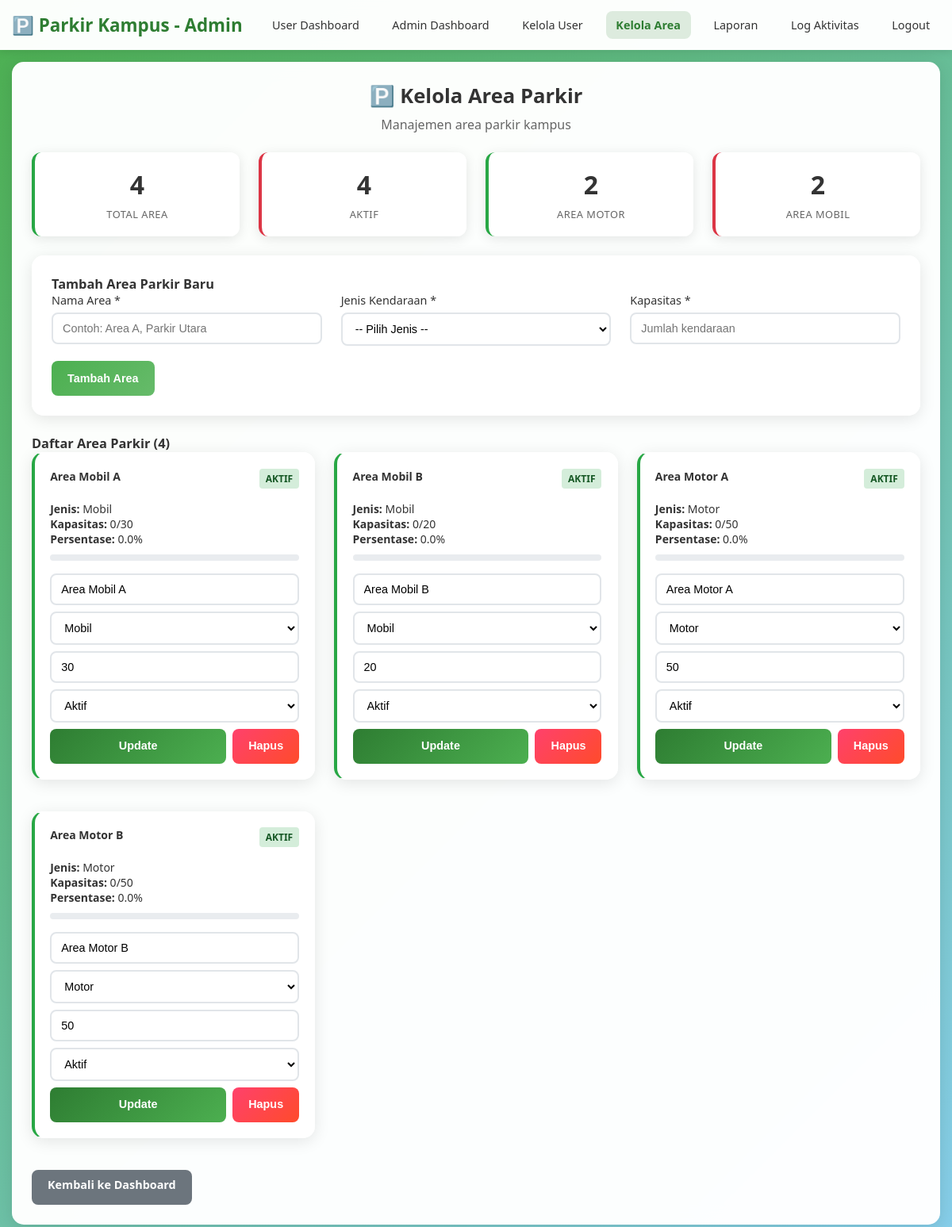
Page /admin/areas.php (signed in) on the committed database.
### tables this page shows
CREATE TABLE area_parkir (
    id INT AUTO_INCREMENT PRIMARY KEY,
    nama_area VARCHAR(50) NOT NULL,
    jenis_kendaraan ENUM('motor', 'mobil') NOT NULL,
    kapasitas INT NOT NULL,
    terisi INT DEFAULT 0,
    status ENUM('aktif', 'maintenance') DEFAULT 'aktif'
);

### admin/areas.php (the view, shortened to what this page needs)
<?php
$pdo = getConnection();
$areas = $pdo->query("SELECT * FROM area_parkir ORDER BY status, nama_area")->fetchAll(PDO::FETCH_ASSOC);
$total_areas = count($areas);
$active_areas = array_filter($areas, fn($area) => $area['status'] === 'aktif');
$motor_areas = array_filter($areas, fn($area) => $area['jenis_kendaraan'] === 'motor');
$mobil_areas = array_filter($areas, fn($area) => $area['jenis_kendaraan'] === 'mobil');
?>
<!DOCTYPE html>
<html lang="id">
<head>
    <link rel="stylesheet" href="admin-style.css">
</head>
<body>
    <header class="header">
        <nav class="nav">
            <a href="../index.php" class="logo">🅿️ Parkir Kampus - Admin</a>
            <ul class="nav-links" id="nav-links">
                <li><a href="../index.php">User Dashboard</a></li>
                <li><a href="index.php">Admin Dashboard</a></li>
                <li><a href="users.php">Kelola User</a></li>
                <li><a href="areas.php" class="active">Kelola Area</a></li>
                <li><a href="reports.php">Laporan</a></li>
                <li><a href="logs.php">Log Aktivitas</a></li>
                <li><a href="../logout.php">Logout</a></li>
            </ul>
        </nav>
    </header>
    <div class="container">
        <div class="card">
            <div class="card-header">
                <h1 class="card-title">🅿️ Kelola Area Parkir</h1>
                <p class="card-subtitle">Manajemen area parkir kampus</p>
            </div>
            <div class="grid grid-4 mb-3">
                <div class="status-card status-available">
                    <div class="status-number"><?= $total_areas ?></div>
                    <div class="status-label">Total Area</div>
                </div>
                <div class="status-card status-occupied">
                    <div class="status-number"><?= count($active_areas) ?></div>
                    <div class="status-label">Aktif</div>
                </div>
                <div class="status-card status-available">
                    <div class="status-number"><?= count($motor_areas) ?></div>
                    <div class="status-label">Area Motor</div>
                </div>
                <div class="status-card status-occupied">
                    <div class="status-number"><?= count($mobil_areas) ?></div>
                    <div class="status-label">Area Mobil</div>
                </div>
            </div>
            <div class="card mb-3">
                <h3>Tambah Area Parkir Baru</h3>
                <form method="POST">
                    <div class="grid grid-3">
                        <div class="form-group">
                            <label class="form-label">Nama Area *</label>
                            <input type="text" name="nama_area" class="form-input" required
                                   placeholder="Contoh: Area A, Parkir Utara">
                        </div>
                        <div class="form-group">
                            <label class="form-label">Jenis Kendaraan *</label>
                            <select name="jenis_kendaraan" class="form-select" required>
                                <option value="">-- Pilih Jenis --</option>
                            </select>
                        </div>
                        <div class="form-group">
                            <label class="form-label">Kapasitas *</label>
                            <input type="number" name="kapasitas" class="form-input" required
                                   min="1" max="1000" placeholder="Jumlah kendaraan">
                        </div>
                    </div>
                    <button type="submit" class="btn btn-primary">Tambah Area</button>
                </form>
            </div>
<h3>Daftar Area Parkir (<?= $total_areas ?>)</h3>
<?php if (empty($areas)): ?>
    <div class="alert alert-warning">
        Belum ada area parkir yang terdaftar.
    </div>
<?php else: ?>
    <div class="grid grid-2">
        <?php foreach ($areas as $area): ?>
            <div class="card area-card <?= $area['status'] === 'aktif' ? 'area-aktif' : 'area-nonaktif' ?>">
                <div style="display: flex; justify-content: space-between; align-items: start; margin-bottom: 1rem;">
                    <h4 style="margin: 0; flex: 1;"><?= htmlspecialchars($area['nama_area']) ?></h4>
                    <span class="status-badge <?= $area['status'] === 'aktif' ? 'status-aktif' : 'status-nonaktif' ?>">
                        <?= strtoupper($area['status']) ?>
                    </span>
                </div>
                <div class="vehicle-meta">
                    <p><strong>Jenis:</strong> <?= ucfirst($area['jenis_kendaraan']) ?></p>
                    <p><strong>Kapasitas:</strong> <?= $area['terisi'] ?>/<?= $area['kapasitas'] ?></p>
                    <p><strong>Persentase:</strong>
                        <?= number_format(($area['terisi'] / $area['kapasitas']) * 100, 1) ?>%
                    </p>
                </div>
                <?php if ($area['status'] === 'aktif'): ?>
                <div style="background: #e9ecef; height: 8px; border-radius: 4px; margin: 10px 0;">
                </div>
                <?php endif; ?>
                <form method="POST" style="margin-top: 1rem;">
                    <div class="grid grid-2" style="gap: 0.5rem; margin-bottom: 0.5rem;">
                        <input type="text" name="nama_area" class="form-input" value="<?= htmlspecialchars($area['nama_area']) ?>" required>
                        <select name="jenis_kendaraan" class="form-select" required>
                            <option value="motor" <?= $area['jenis_kendaraan'] === 'motor' ? 'selected' : '' ?>>Motor</option>
                            <option value="mobil" <?= $area['jenis_kendaraan'] === 'mobil' ? 'selected' : '' ?>>Mobil</option>
                        </select>
                        <input type="number" name="kapasitas" class="form-input" value="<?= $area['kapasitas'] ?>" min="1" required>
                        <select name="status" class="form-select" required>
                            <option value="aktif" <?= $area['status'] === 'aktif' ? 'selected' : '' ?>>Aktif</option>
                        </select>
                    </div>
                    <div style="display: flex; gap: 0.5rem;">
                        <button type="submit" class="btn btn-success" style="flex: 1;">Update</button>
                        <button type="button" onclick="if(confirm('Yakin menghapus area ini?')) { document.getElementById('delete-form-<?= $area['id'] ?>').submit(); }"
                                class="btn btn-danger" <?= $area['terisi'] > 0 ? 'disabled' : '' ?>>Hapus</button>
                    </div>
                </form>
            </div>
        <?php endforeach; ?>
    </div>
<?php endif; ?>
            <div class="mt-3">
                <a href="index.php" class="btn btn-secondary">Kembali ke Dashboard</a>
            </div>
        </div>
    </div>
</body>
</html>

### admin/admin-style.css (style rules this page uses)
* { margin: 0; padding: 0; box-sizing: border-box; }
body { font-family: 'Segoe UI', Tahoma, Geneva, Verdana, sans-serif; background: linear-gradient(135deg, #4CAF50 0%, #87CEEB 100%); min-height: 100vh; color: #333; font-size: 14px; }
.container { max-width: 1400px; margin: 0 auto; padding: 15px; }
.header { background: rgba(255, 255, 255, 0.98); backdrop-filter: blur(10px); padding: 1rem 0; box-shadow: 0 2px 10px rgba(0, 0, 0, 0.1); position: sticky; top: 0; z-index: 100; }
.nav { display: flex; justify-content: space-between; align-items: center; max-width: 1400px; margin: 0 auto; padding: 0 15px; }
.logo { font-size: 1.4rem; font-weight: bold; color: #2E7D32; text-decoration: none; white-space: nowrap; }
.nav-links { display: flex; list-style: none; gap: 1rem; }
.nav-links a { text-decoration: none; color: #333; font-weight: 500; transition: color 0.3s ease; padding: 0.5rem 0.8rem; border-radius: 8px; font-size: 0.9rem; white-space: nowrap; }
.nav-links a.active { color: #2E7D32; font-weight: bold; background: rgba(46, 125, 50, 0.15); }
.card { background: rgba(255, 255, 255, 0.98); backdrop-filter: blur(10px); border-radius: 15px; padding: 1.5rem; box-shadow: 0 4px 20px rgba(0, 0, 0, 0.1); margin-bottom: 1.5rem; border: 1px solid rgba(255, 255, 255, 0.2); }
.card-header { text-align: center; margin-bottom: 1.5rem; }
.card-title { font-size: 1.6rem; color: #333; margin-bottom: 0.5rem; }
.card-subtitle { color: #666; font-size: 1rem; }
.form-group { margin-bottom: 1.2rem; }
.form-label { display: block; margin-bottom: 0.4rem; font-weight: 500; color: #333; font-size: 0.9rem; }
.form-input, .form-select { width: 100%; padding: 10px 12px; border: 2px solid #e1e5e9; border-radius: 8px; font-size: 0.9rem; transition: all 0.3s ease; background: rgba(255, 255, 255, 0.9); }
.form-select { cursor: pointer; }
.btn { padding: 10px 20px; border: none; border-radius: 8px; font-size: 0.9rem; font-weight: 600; cursor: pointer; transition: all 0.3s ease; text-decoration: none; display: inline-block; text-align: center; min-height: 44px; line-height: 1.2; }
.btn-primary { background: linear-gradient(135deg, #4CAF50 0%, #66BB6A 100%); color: white; }
.btn-success { background: linear-gradient(135deg, #2E7D32 0%, #4CAF50 100%); color: white; }
.btn-danger { background: linear-gradient(135deg, #ff416c 0%, #ff4b2b 100%); color: white; }
.btn-secondary { background: #6c757d; color: white; }
.grid { display: grid; gap: 1.5rem; }
.grid-2 { grid-template-columns: repeat(auto-fit, minmax(300px, 1fr)); }
.grid-3 { grid-template-columns: repeat(auto-fit, minmax(250px, 1fr)); }
.grid-4 { grid-template-columns: repeat(auto-fit, minmax(200px, 1fr)); }
.status-card { background: rgba(255, 255, 255, 0.95); border-radius: 12px; padding: 1.2rem; text-align: center; box-shadow: 0 3px 15px rgba(0, 0, 0, 0.1); border-left: 4px solid; }
.status-available { border-left-color: #28a745; }
.status-occupied { border-left-color: #dc3545; }
.status-number { font-size: 2rem; font-weight: bold; margin-bottom: 0.4rem; }
.status-label { color: #666; font-size: 0.8rem; text-transform: uppercase; letter-spacing: 0.5px; }
.area-card { border-left: 4px solid; margin-bottom: 1rem; padding: 1.2rem; transition: all 0.3s ease; }
.area-aktif { border-left-color: #28a745 !important; }
.status-badge { padding: 4px 8px; border-radius: 4px; font-size: 0.75rem; font-weight: bold; }
.status-aktif { background: #d4edda; color: #155724; }
.mt-3 { margin-top: 1.5rem; }
.mb-3 { margin-bottom: 1.5rem; }

### rows in the picture
area_parkir: nama_area "Area Mobil A", status "AKTIF", jenis_kendaraan "Mobil", terisi "0", kapasitas "30", ($area['terisi'] / $area['kapasitas']) * 100 "0.0", status "Aktif"
area_parkir: nama_area "Area Mobil B", status "AKTIF", jenis_kendaraan "Mobil", terisi "0", kapasitas "20", ($area['terisi'] / $area['kapasitas']) * 100 "0.0", status "Aktif"
area_parkir: nama_area "Area Motor A", status "AKTIF", jenis_kendaraan "Motor", terisi "0", kapasitas "50", ($area['terisi'] / $area['kapasitas']) * 100 "0.0", status "Aktif"
area_parkir: nama_area "Area Motor B", status "AKTIF", jenis_kendaraan "Motor", terisi "0", kapasitas "50", ($area['terisi'] / $area['kapasitas']) * 100 "0.0", status "Aktif"

### other values in the picture
$total_areas "4"
count($active_areas) "4"
count($motor_areas) "2"
count($mobil_areas) "2"
